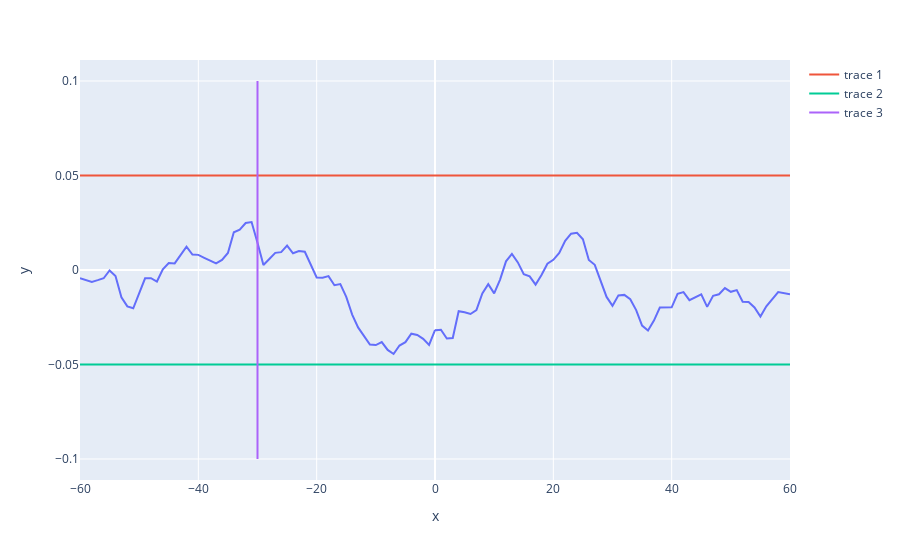

Write notebook code for a chart like this one.
### Code cell
plot_continuous_hour_ccf_protect_eye("cos lvs-pussay_Speed(m/s)")
